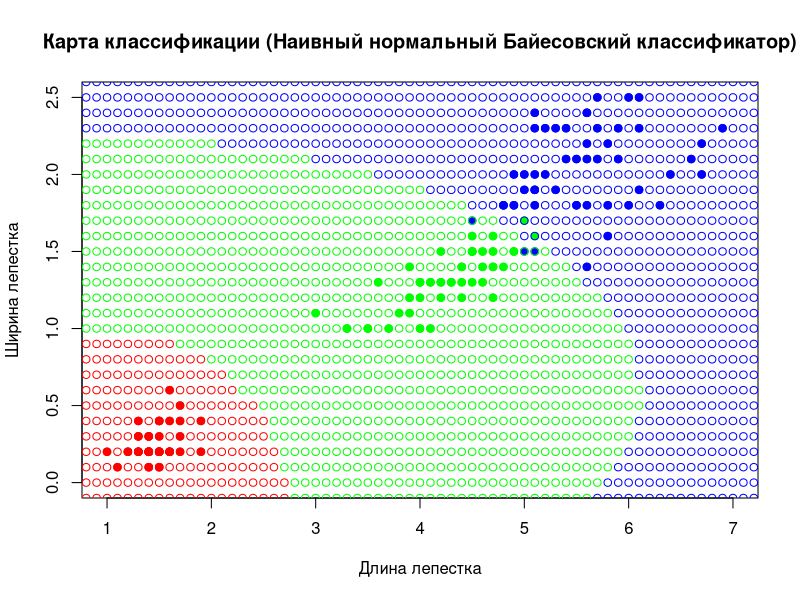

Here is the R script that generated this plot:
naive_Bayes <- function(Py, n, m, mu, sigma, point){
  p <- rep(0, m)
  for (i in 1:m) {
    p[i] <- Py[i]
    for (j in 1:n) {
      p[i] <- p[i] * exp((-(point[j] - mu[i, j])^2 * (1/sigma[i, j]))/2) / sqrt(2 * pi * sigma[i, j])
    }
  }
  return(x[which.max(p)])
}

LOO <- function(){
  xl <- iris[ , 3:5]
  l <- dim(xl)[1]
  c = dim(xl)[2]
  loo <-  0
  for (i in 1:l){
    print(i)
    new_xl = xl[-i, ]
    z = xl[i, 1:c-1]
    zclass = xl[i,c]
    row <- dim(new_xl)[1]
    col <- dim(new_xl)[2]
    
    num_x <- table(new_xl[3])
    x <- unique(new_xl[, 3])
    
    n <- col - 1 
    m <- dim(num_x)
    
    Py <- rep(0, m) 
    mu <- matrix(0, m, n)
    sigma <- matrix(0, m, n)
    
    for (i in 1:m) {
      Py[i] <- num_x[i] / row
    }
    
    
    for (i in 1:m) {
      for (j in 1:n) {
        mu[i, j] <- mean(new_xl[new_xl[, 3] == x[i], ][ , j])
        sigma[i, j] <- var(new_xl[new_xl[, 3] == x[i], ][ , j])
      }
    }
    
    class = naive_Bayes(Py, n, m, mu, sigma, z)
    print(zclass)
    if (class != zclass){
      loo = loo + 1 
    }
  }
  return (loo)
}

xl <- iris[ , 3:5]
num_x <- table(xl[3])
x <- unique(xl[, 3])
colors <- c("xlosa" = "red", "versicolor" = "green", "virginica" = "blue")

row <- dim(xl)[1]
col <- dim(xl)[2]
n <- col - 1 
m <- dim(num_x)

Py <- rep(0, m) 
mu <- matrix(0, m, n)
sigma <- matrix(0, m, n)

for (i in 1:m) {
  Py[i] <- num_x[i] / row
}

for (i in 1:m) {
  for (j in 1:n) {
    mu[i, j] <- mean(xl[xl[, 3] == x[i], ][ , j])
    sigma[i, j] <- var(xl[xl[, 3] == x[i], ][ , j])
  }
}

plot(
  xl[ , 1], xl[ , 2], 
  pch = 21, bg = colors[xl[, 3]], col = colors[xl[, 3]],
  xlab = "Длина лепестка", ylab = "Ширина лепестка",
  main = "Карта классификации (Наивный нормальный Байесовский классификатор)",
  xlim = c(1, 7), ylim = c(0, 2.5)
)

# карта классификации
for (i in seq(0.8, 7.2, 0.1)) {
  for (j in seq(-0.3, 2.9, 0.1)) {
    points(i, j, pch = 1, col = colors[naive_Bayes(Py, n, m, mu, sigma, c(i, j))])
  }
}

print (LOO())




